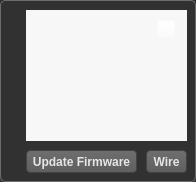
      <widget class="QGroupBox" name="groupBox_2">
       <property name="minimumSize">
        <size>
         <width>180</width>
         <height>180</height>
        </size>
       </property>
       <property name="styleSheet">
        <string notr="true">QGroupBox {
	background-color: rgb(49, 49, 49);
    border: 1px solid rgb(108, 108, 108);
    border-radius: 5px;
}</string>
       </property>
       <property name="title">
        <string/>
       </property>
       <widget class="QLabel" name="labelModel">
        <property name="geometry">
         <rect>
          <x>26</x>
          <y>10</y>
          <width>161</width>
          <height>131</height>
         </rect>
        </property>
        <property name="styleSheet">
         <string notr="true">background-color: rgb(247, 247, 247);
border-image: url(:/images/scara.png);</string>
        </property>
        <property name="text">
         <string/>
        </property>
       </widget>
       <widget class="QPushButton" name="btnUpdateFirmware">
        <property name="geometry">
         <rect>
          <x>26</x>
          <y>150</y>
          <width>111</width>
          <height>23</height>
         </rect>
        </property>
        <property name="font">
         <font>
          <family>Arial</family>
          <weight>75</weight>
          <bold>true</bold>
         </font>
        </property>
        <property name="styleSheet">
         <string notr="true"> QPushButton {
	 color: rgb(230,230,230);
     border: 1px solid rgb(67,67,67);
     border-radius: 4px;
	 background-color: qlineargradient(x1:0,y1:0,x2:0,y2:1,stop:0 #6E6E6E,stop:1 #5F5F5F);
 }

 QPushButton::hover {
	 color: rgb(231,231,231);
	 background-color: qlineargradient(x1:0,y1:0,x2:0,y2:1,stop:0 #858585,stop:1 #787878);
 }

 QPushButton:pressed {
	 color: rgb(231,231,231);
	 background-color: qlineargradient(x1:0,y1:0,x2:0,y2:1,stop:0 #646464,stop:0.7 #828282,stop:1 #6E6E6E);
 }

</string>
        </property>
        <property name="text">
         <string>Update Firmware</string>
        </property>
       </widget>
       <widget class="QPushButton" name="pushButton">
        <property name="geometry">
         <rect>
          <x>157</x>
          <y>20</y>
          <width>18</width>
          <height>18</height>
         </rect>
        </property>
        <property name="styleSheet">
         <string notr="true"> QPushButton {
	background-color: rgba(255, 255, 255, 0);
	border-image: url(:/images/mDraw-info-icon.png) 0;
 }

 QPushButton:hover {
	background-color: rgba(255, 255, 255, 0);
	border-image: url(:/images/mDraw-info-icon-click.png) 0;
 }

 QPushButton:pressed  {
	background-color: rgba(255, 255, 255, 0);
	border-image: url(:/images/mDraw-info-icon-hover.png) 0;
 }
</string>
        </property>
        <property name="text">
         <string/>
        </property>
       </widget>
       <widget class="QPushButton" name="btnWiring">
        <property name="geometry">
         <rect>
          <x>146</x>
          <y>150</y>
          <width>41</width>
          <height>23</height>
         </rect>
        </property>
        <property name="font">
         <font>
          <family>Arial</family>
          <weight>75</weight>
          <bold>true</bold>
         </font>
        </property>
        <property name="styleSheet">
         <string notr="true"> QPushButton {
	 color: rgb(230,230,230);
     border: 1px solid rgb(67,67,67);
     border-radius: 4px;
	 background-color: qlineargradient(x1:0,y1:0,x2:0,y2:1,stop:0 #6E6E6E,stop:1 #5F5F5F);
 }

 QPushButton::hover {
	 color: rgb(231,231,231);
	 background-color: qlineargradient(x1:0,y1:0,x2:0,y2:1,stop:0 #858585,stop:1 #787878);
 }

 QPushButton:pressed {
	 color: rgb(231,231,231);
	 background-color: qlineargradient(x1:0,y1:0,x2:0,y2:1,stop:0 #646464,stop:0.7 #828282,stop:1 #6E6E6E);
 }

</string>
        </property>
        <property name="text">
         <string>Wire</string>
        </property>
       </widget>
      </widget>
